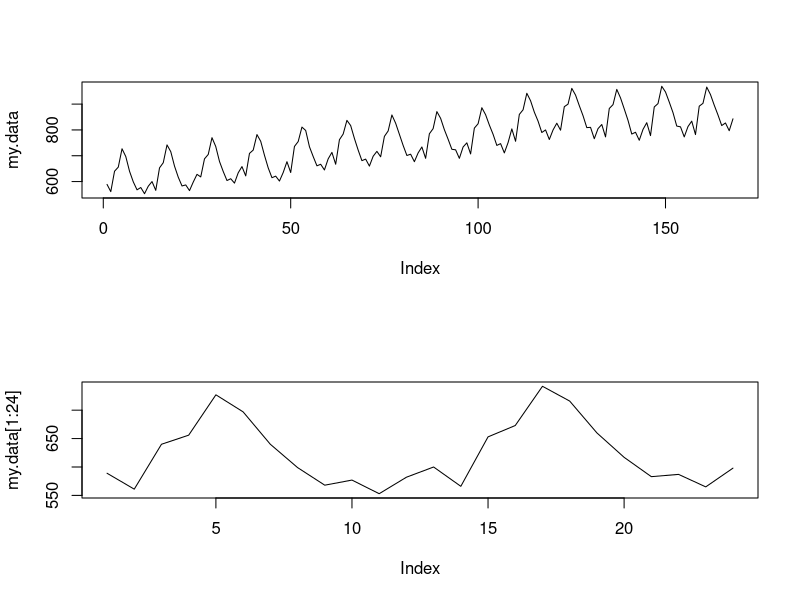
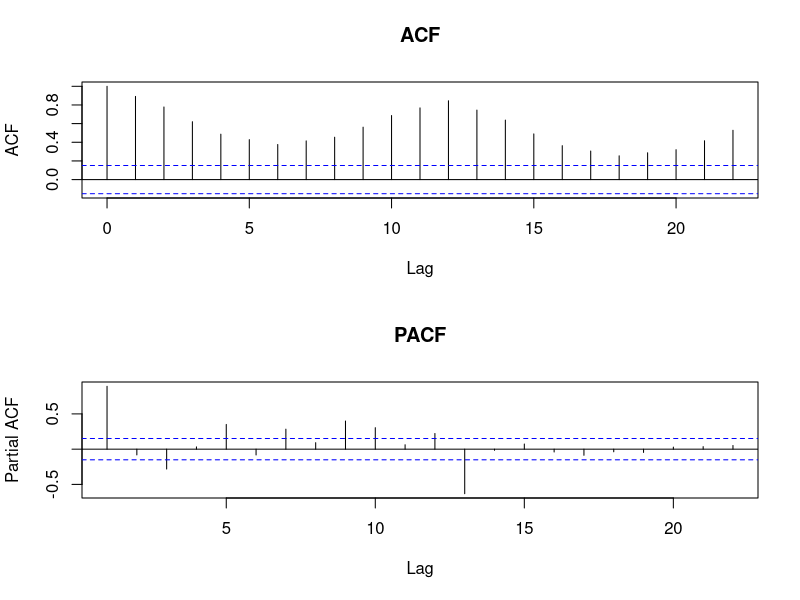
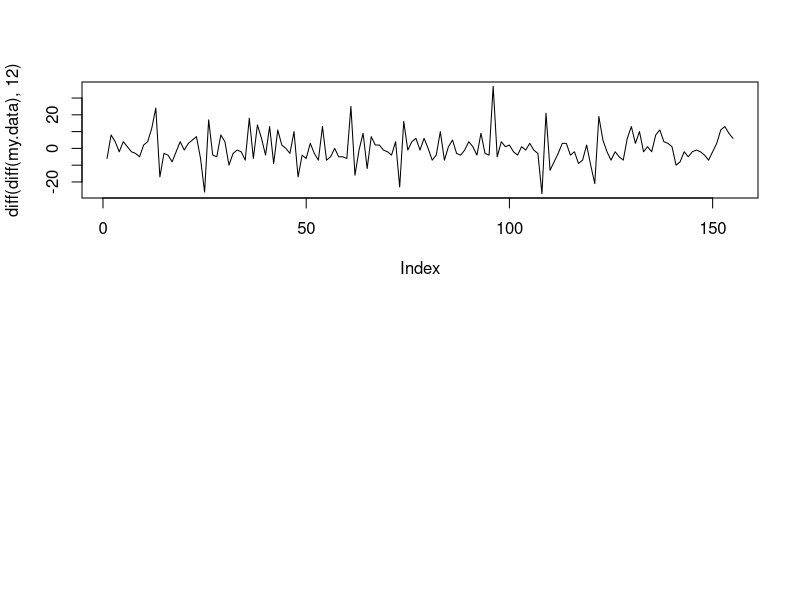
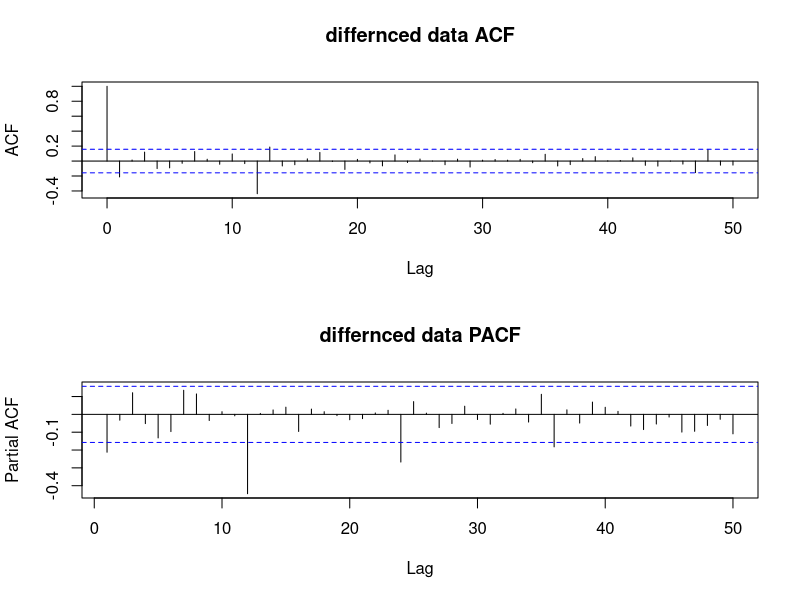

These figures' R source, in order: (Note: this script raises an error after producing the figures.)
milk<-read.csv('monthly-milk-production-pounds.csv')
my.data=milk$Monthly_milk_production

# Plot the time series
par(mfrow=c(2,1))
plot(my.data,typ="l")
plot(my.data[1:24],typ="l")
# data shows clear seasonality but no variation in variance so differencing should be enough for taking care of the trend

acf(my.data,main='ACF')
pacf(my.data,main='PACF')
# ACF also shows seasonality

# Non-seasonal and seasonal differencing diff(diff(data),12)
plot(diff(diff(my.data),12),type="l")
# the plot shows almost no-trnds except for two large spikes at later times which may be a outliers => d=1, D=1 
#no need for transformation

par(mfrow=c(2,1))
acf(diff(diff(my.data),12),main='differnced data ACF',50)
pacf(diff(diff(my.data),12),main='differnced data PACF',50)
# both ACF and PACF don't show significant correlations in the initial part only for lag=1 => p=q=1
# there are siginificant correlations in the later part for values around the lag corresponding to the seasonality (lag=12 for ACF and lag=12,24,36 for PACF) => Q=0,1, P=0,1,2,3

# try for different values of p,q,P,Q and note down AIC, SSE and p-value (for Ljun-box-test). 
# We want high p-values and small AIC and SSE
# using parsimony priciple (simpler the better) while searching

d=1; DD=1; per=12

for(p in 1:2){
  for(q in 1:2){
    for(i in 1:4){
      for(j in 1:3){
        if(p+d+q+i+DD+j<=10){
          model<-arima(x=my.data, order = c((p-1),d,(q-1)), seasonal = list(order=c((i-1),DD,(j-1)), period=per))
          pval<-Box.test(model$residuals, lag=log(length(model$residuals)))
          sse<-sum(model$residuals^2)
          cat(p-1,d,q-1,i-1,DD,j-1,per, 'AIC=', model$aic, ' SSE=',sse,' p-VALUE=', pval$p.value,'\n')
        }
      }
    }
  }
}

# lowest AIC of 1064.837 found for a 1,1,0,3,1,0 model which also has a large enough p-value

# find the coefficients
sarima(my.data,1,1,0,3,1,0,12)
